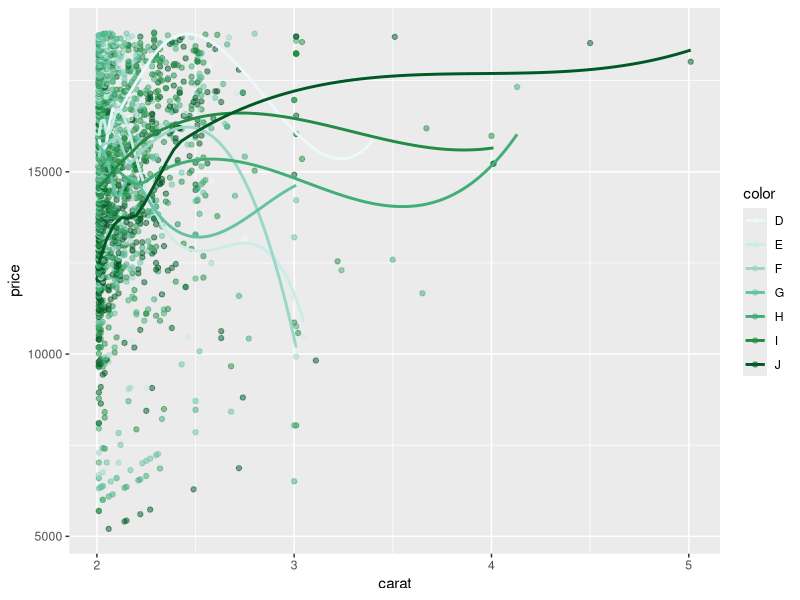
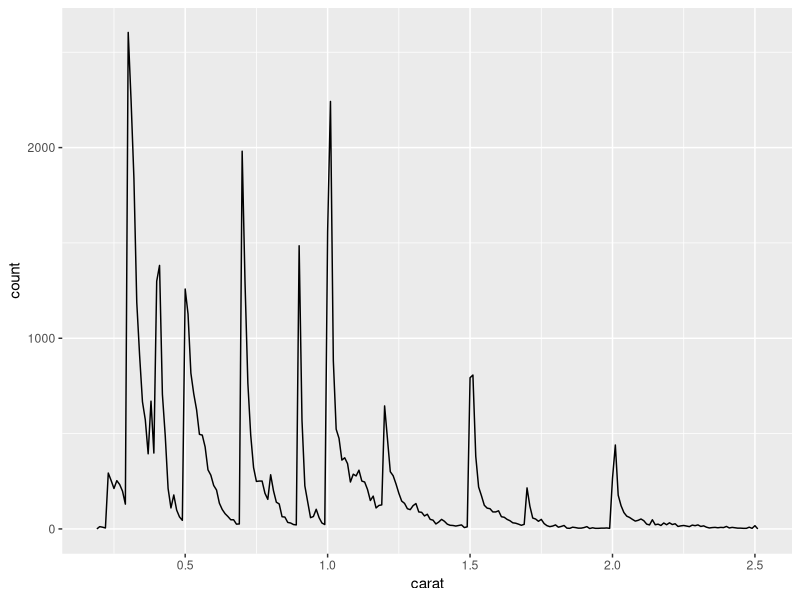
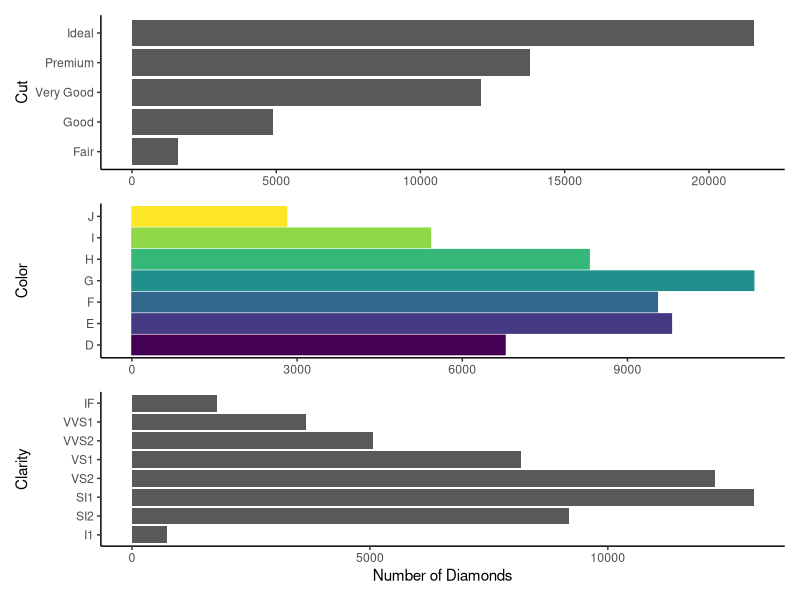
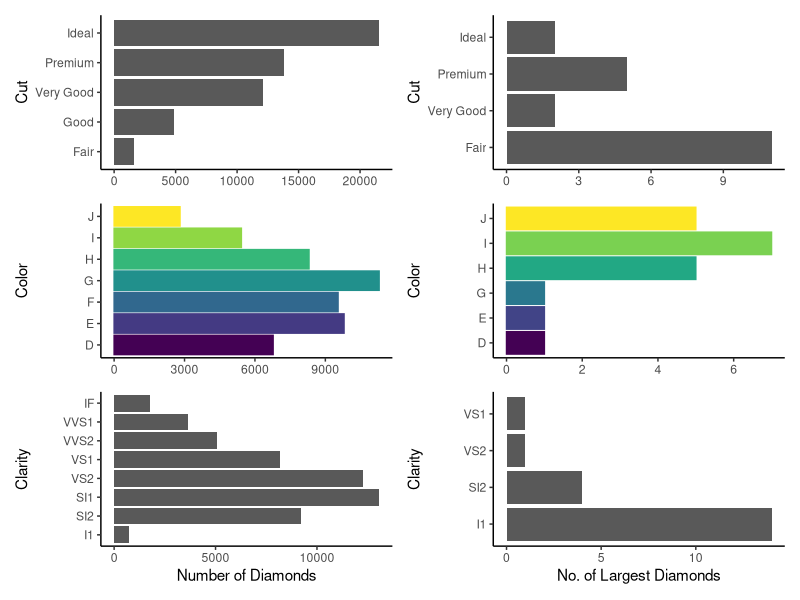
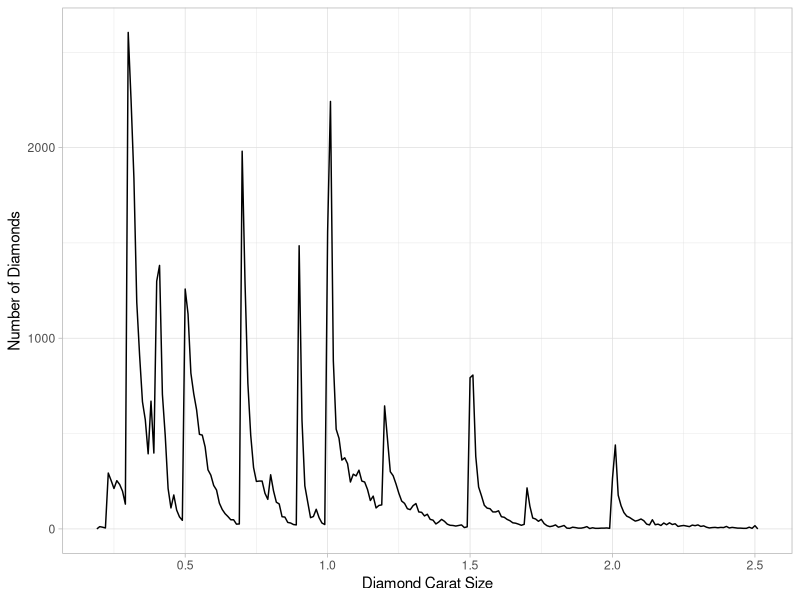

Here is the R script that generated these plots, in order:
## ---- chunk 1
library(tidyverse)
## ---- chunk 2
diamonds |> 
  filter(carat > 2) |>
  ggplot(mapping = aes(x=carat, y=price,
                       color = color)) +
  geom_point(alpha = 0.5) + 
  #scale_y_continuous(trans = "log") +
  geom_smooth(se=FALSE) + 
  scale_color_brewer(palette = 2)


## ---- chunk 3
print("Hello World")
## ---- chunk 4
library(tidyverse)
data("diamonds")
smaller = diamonds |> 
  filter(carat <= 2.5)
## ---- chunk 5
#| label: plot-smaller-diamonds
#| echo: false

smaller |> 
  ggplot(aes(x = carat)) + 
  geom_freqpoly(binwidth = 0.01)
rm(smaller)
## ---- chunk 6
nrow(diamonds)
g1 = ggplot(data = diamonds, mapping = aes(y = cut)) + 
  geom_bar(stat = "count") +
  theme_classic() +
  labs(x = NULL, y = "Cut")
g2 = ggplot(data = diamonds, mapping = aes(y = color,
                                      fill = color,
                                      color = color)) + 
  geom_bar(stat = "count") +
  theme_classic() +
  labs(x = NULL, y = "Color") +
  theme(legend.position = "null")
g3 = ggplot(data = diamonds, mapping = aes(y = clarity)) + 
  geom_bar(stat = "count") +
  theme_classic() +
  labs(x = "Number of Diamonds", y = "Clarity") +
  theme(legend.position = "null")
library(patchwork)
p = g1 / g2 / g3 + plot_layout(ncol = 1)
print(p)
## ---- chunk 7

#| label: Largest-20-diamonds
#| fig-show: hold
#| fig-cap: Comparison of the distribution of cut, color and clarity amongst all diamonds vs. the 20 largest diamonds

top20 = diamonds |>
  arrange(desc(carat)) |>
  top_n(20)

# Examining the cut, color and clarity of the top 20 diamonds, in comparison to all diamonds

g4 = ggplot(data = top20, mapping = aes(y = cut)) + 
  geom_bar(stat = "count") +
  theme_classic() +
  labs(x = NULL, y = "Cut")
g5 = ggplot(data = top20, mapping = aes(y = color,
                                      fill = color,
                                      color = color)) + 
  geom_bar(stat = "count") +
  theme_classic() +
  labs(x = NULL, y = "Color") +
  theme(legend.position = "null")
g6 = ggplot(data = top20, mapping = aes(y = clarity)) + 
  geom_bar(stat = "count") +
  theme_classic() +
  labs(x = "No. of Largest Diamonds", y = "Clarity") +
  theme(legend.position = "null")
library(patchwork)
p1 = g1 / g2 / g3 / g4 / g5 / g6 + plot_layout(ncol = 2, 
                                               nrow = 3,
                                               byrow = FALSE)
print(p1)
## ---- chunk 8
#| label: Remove-Objects
#| echo: false
rm(list = ls())
## ---- chunk 9
#| label: Comma-Function-Smaller-Diamonds
smaller <- diamonds |> 
  filter(carat <= 2.5)
comma = function(x) {format(x, digits = 2, big.mark = ",")}
## ---- chunk 10
diamonds |> 
      filter(carat <= 2.5) |>
      ggplot(aes(x = carat)) + 
        geom_freqpoly(binwidth = 0.01) +
        theme_light() +
        labs(x="Diamond Carat Size", y = "Number of Diamonds")
